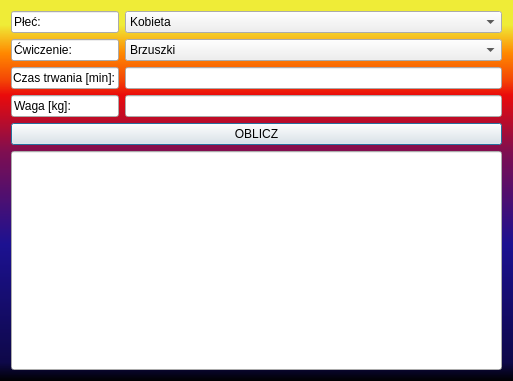
<?xml version="1.0" encoding="UTF-8"?>
<ui version="4.0">
 <class>KALORIE</class>
 <widget class="QDialog" name="KALORIE">
  <property name="geometry">
   <rect>
    <x>0</x>
    <y>0</y>
    <width>513</width>
    <height>381</height>
   </rect>
  </property>
  <property name="windowTitle">
   <string>Dialog</string>
  </property>
  <property name="styleSheet">
   <string notr="true">QDialog{
	background-color: qlineargradient(spread:pad, x1:0, y1:1, x2:0, y2:0, stop:0 rgba(0, 0, 0, 255), stop:0.05 rgba(14, 8, 73, 255), stop:0.36 rgba(28, 17, 145, 255), stop:0.6 rgba(126, 14, 81, 255), stop:0.75 rgba(234, 11, 11, 255), stop:0.79 rgba(244, 70, 5, 255), stop:0.86 rgba(255, 136, 0, 255), stop:0.935 rgba(239, 236, 55, 255));
}</string>
  </property>
  <layout class="QGridLayout" name="gridLayout">
   <item row="5" column="1">
    <widget class="QLineEdit" name="WAGAline"/>
   </item>
   <item row="11" column="0" colspan="2">
    <widget class="QPushButton" name="OBLICZbutton">
     <property name="styleSheet">
      <string notr="true">QPushButton:pressed{
	background-color: red;
}</string>
     </property>
     <property name="text">
      <string>OBLICZ</string>
     </property>
    </widget>
   </item>
   <item row="1" column="0">
    <widget class="QLineEdit" name="lineEdit_5">
     <property name="sizePolicy">
      <sizepolicy hsizetype="Maximum" vsizetype="Maximum">
       <horstretch>0</horstretch>
       <verstretch>0</verstretch>
      </sizepolicy>
     </property>
     <property name="text">
      <string>Ćwiczenie:</string>
     </property>
     <property name="readOnly">
      <bool>true</bool>
     </property>
    </widget>
   </item>
   <item row="0" column="1">
    <widget class="QComboBox" name="KorM">
     <property name="sizePolicy">
      <sizepolicy hsizetype="Expanding" vsizetype="Fixed">
       <horstretch>0</horstretch>
       <verstretch>0</verstretch>
      </sizepolicy>
     </property>
     <item>
      <property name="text">
       <string>Kobieta</string>
      </property>
     </item>
     <item>
      <property name="text">
       <string>Mężczyzna</string>
      </property>
     </item>
    </widget>
   </item>
   <item row="4" column="1">
    <widget class="QLineEdit" name="CZASline"/>
   </item>
   <item row="12" column="0" colspan="2">
    <widget class="QLineEdit" name="displayKCAL">
     <property name="sizePolicy">
      <sizepolicy hsizetype="Expanding" vsizetype="Expanding">
       <horstretch>0</horstretch>
       <verstretch>0</verstretch>
      </sizepolicy>
     </property>
     <property name="readOnly">
      <bool>true</bool>
     </property>
    </widget>
   </item>
   <item row="0" column="0">
    <widget class="QLineEdit" name="lineEdit_4">
     <property name="sizePolicy">
      <sizepolicy hsizetype="Maximum" vsizetype="Maximum">
       <horstretch>0</horstretch>
       <verstretch>0</verstretch>
      </sizepolicy>
     </property>
     <property name="text">
      <string>Płeć:</string>
     </property>
     <property name="readOnly">
      <bool>true</bool>
     </property>
    </widget>
   </item>
   <item row="4" column="0">
    <widget class="QLineEdit" name="lineEdit_2">
     <property name="sizePolicy">
      <sizepolicy hsizetype="Maximum" vsizetype="Maximum">
       <horstretch>0</horstretch>
       <verstretch>0</verstretch>
      </sizepolicy>
     </property>
     <property name="text">
      <string>Czas trwania [min]:</string>
     </property>
     <property name="readOnly">
      <bool>true</bool>
     </property>
    </widget>
   </item>
   <item row="1" column="1">
    <widget class="QComboBox" name="CWICZtyp">
     <item>
      <property name="text">
       <string>Brzuszki</string>
      </property>
     </item>
     <item>
      <property name="text">
       <string>Pompki</string>
      </property>
     </item>
     <item>
      <property name="text">
       <string>Rower stacjonarny</string>
      </property>
     </item>
     <item>
      <property name="text">
       <string>Przysiady</string>
      </property>
     </item>
    </widget>
   </item>
   <item row="5" column="0">
    <widget class="QLineEdit" name="lineEdit_3">
     <property name="sizePolicy">
      <sizepolicy hsizetype="Maximum" vsizetype="Maximum">
       <horstretch>0</horstretch>
       <verstretch>0</verstretch>
      </sizepolicy>
     </property>
     <property name="text">
      <string>Waga [kg]:</string>
     </property>
     <property name="readOnly">
      <bool>true</bool>
     </property>
    </widget>
   </item>
  </layout>
 </widget>
 <resources/>
 <connections/>
</ui>
